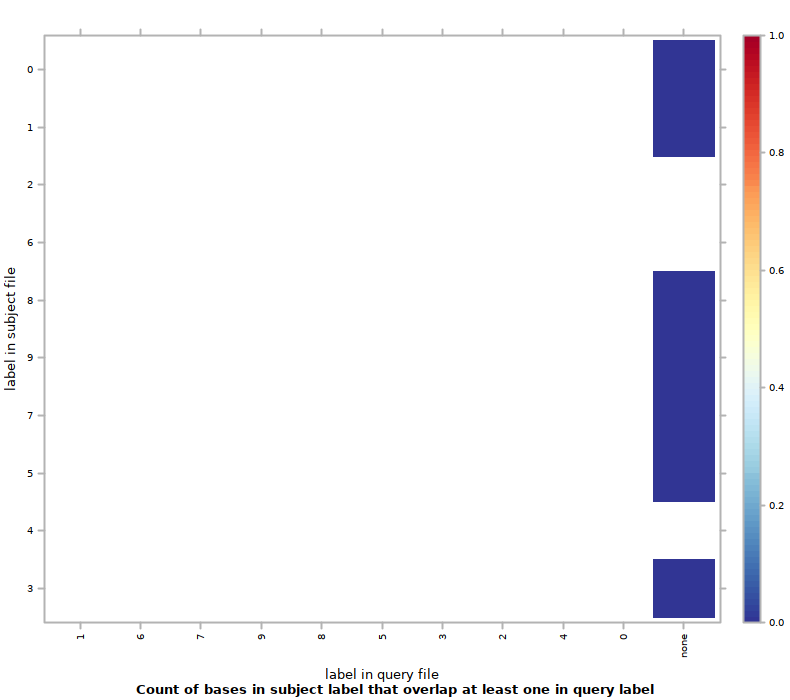

The script that drew this image:
#!/usr/bin/env Rscript
## transcript produced by Segtools 1.1.14

segtools.r.dirname <-
  system2("python",
          c("-c", "'import segtools; print segtools.get_r_dirname()'"),
          stdout = TRUE)

source(file.path(segtools.r.dirname, 'common.R'))
source(file.path(segtools.r.dirname, 'overlap.R'))
save.overlap.performance('./MCseq30bp100bp/overlap-ordered', 'overlap.performance', './MCseq30bp100bp/overlap-ordered/overlap.tab', row.normalize = 'FALSE', mnemonic_file = './MCseq30bp100bp/overlap-direct/mnemonics1_new.txt', clobber = FALSE, col_mnemonic_file = './MCseq30bp100bp/overlap-direct/mnemonics2_new.txt')
save.overlap.heatmap('./MCseq30bp100bp/overlap-ordered', 'overlap', './MCseq30bp100bp/overlap-ordered/overlap.tab', clobber = FALSE, col_mnemonic_file = './MCseq30bp100bp/overlap-direct/mnemonics2_new.txt', cluster = FALSE, max_contrast = FALSE, row.normalize = 'FALSE', mnemonic_file = './MCseq30bp100bp/overlap-direct/mnemonics1_new.txt')
